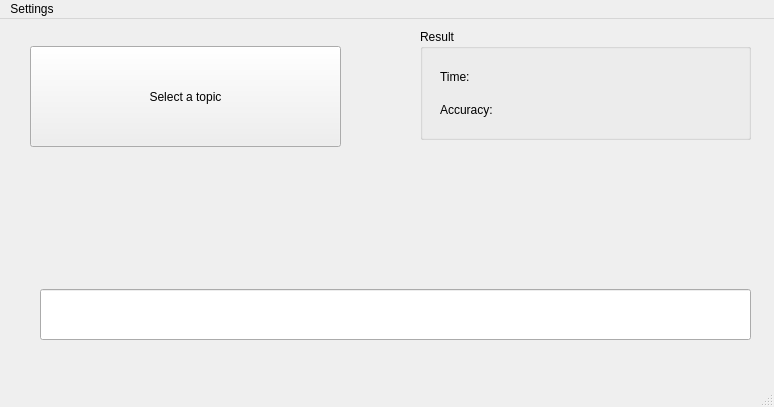
<?xml version="1.0" encoding="UTF-8"?>
<ui version="4.0">
 <class>MainWindow</class>
 <widget class="QMainWindow" name="MainWindow">
  <property name="geometry">
   <rect>
    <x>0</x>
    <y>0</y>
    <width>774</width>
    <height>407</height>
   </rect>
  </property>
  <property name="windowTitle">
   <string>Remington</string>
  </property>
  <widget class="QWidget" name="centralwidget">
   <widget class="QLabel" name="lblQuestion">
    <property name="geometry">
     <rect>
      <x>42</x>
      <y>170</y>
      <width>711</width>
      <height>20</height>
     </rect>
    </property>
    <property name="font">
     <font>
      <pointsize>18</pointsize>
     </font>
    </property>
    <property name="text">
     <string/>
    </property>
   </widget>
   <widget class="QLineEdit" name="lineAnswer">
    <property name="geometry">
     <rect>
      <x>40</x>
      <y>270</y>
      <width>711</width>
      <height>51</height>
     </rect>
    </property>
    <property name="font">
     <font>
      <pointsize>18</pointsize>
     </font>
    </property>
    <property name="focusPolicy">
     <enum>Qt::NoFocus</enum>
    </property>
   </widget>
   <widget class="QLabel" name="lblAnswer">
    <property name="enabled">
     <bool>false</bool>
    </property>
    <property name="geometry">
     <rect>
      <x>40</x>
      <y>220</y>
      <width>711</width>
      <height>20</height>
     </rect>
    </property>
    <property name="font">
     <font>
      <pointsize>18</pointsize>
     </font>
    </property>
    <property name="text">
     <string/>
    </property>
   </widget>
   <widget class="QGroupBox" name="groupBox">
    <property name="geometry">
     <rect>
      <x>420</x>
      <y>10</y>
      <width>331</width>
      <height>111</height>
     </rect>
    </property>
    <property name="title">
     <string>Result</string>
    </property>
    <widget class="QLabel" name="label_2">
     <property name="geometry">
      <rect>
       <x>20</x>
       <y>40</y>
       <width>41</width>
       <height>16</height>
      </rect>
     </property>
     <property name="text">
      <string>Time:</string>
     </property>
    </widget>
    <widget class="QLabel" name="label_3">
     <property name="geometry">
      <rect>
       <x>20</x>
       <y>73</y>
       <width>59</width>
       <height>16</height>
      </rect>
     </property>
     <property name="text">
      <string>Accuracy:</string>
     </property>
    </widget>
    <widget class="QLabel" name="lblTime">
     <property name="geometry">
      <rect>
       <x>110</x>
       <y>40</y>
       <width>191</width>
       <height>16</height>
      </rect>
     </property>
     <property name="text">
      <string/>
     </property>
    </widget>
    <widget class="QLabel" name="lblAccuracy">
     <property name="geometry">
      <rect>
       <x>110</x>
       <y>74</y>
       <width>191</width>
       <height>16</height>
      </rect>
     </property>
     <property name="text">
      <string/>
     </property>
    </widget>
   </widget>
   <widget class="QPushButton" name="btnStart">
    <property name="geometry">
     <rect>
      <x>30</x>
      <y>27</y>
      <width>311</width>
      <height>101</height>
     </rect>
    </property>
    <property name="focusPolicy">
     <enum>Qt::StrongFocus</enum>
    </property>
    <property name="text">
     <string>Select a topic</string>
    </property>
    <property name="default">
     <bool>false</bool>
    </property>
   </widget>
  </widget>
  <widget class="QStatusBar" name="statusbar"/>
  <widget class="QMenuBar" name="menubar">
   <property name="geometry">
    <rect>
     <x>0</x>
     <y>0</y>
     <width>774</width>
     <height>22</height>
    </rect>
   </property>
   <widget class="QMenu" name="menuSettings">
    <property name="title">
     <string>Settings</string>
    </property>
    <addaction name="actionQuestions"/>
   </widget>
   <addaction name="menuSettings"/>
  </widget>
  <action name="actionQuestions">
   <property name="text">
    <string>Questions</string>
   </property>
  </action>
  <action name="actionAddQuestion">
   <property name="text">
    <string>Add</string>
   </property>
  </action>
 </widget>
 <tabstops>
  <tabstop>btnStart</tabstop>
 </tabstops>
 <resources/>
 <connections>
  <connection>
   <sender>lineAnswer</sender>
   <signal>textChanged(QString)</signal>
   <receiver>MainWindow</receiver>
   <slot>changeAnswer()</slot>
   <hints>
    <hint type="sourcelabel">
     <x>96</x>
     <y>122</y>
    </hint>
    <hint type="destinationlabel">
     <x>119</x>
     <y>166</y>
    </hint>
   </hints>
  </connection>
  <connection>
   <sender>lineAnswer</sender>
   <signal>returnPressed()</signal>
   <receiver>MainWindow</receiver>
   <slot>endAnswer()</slot>
   <hints>
    <hint type="sourcelabel">
     <x>136</x>
     <y>112</y>
    </hint>
    <hint type="destinationlabel">
     <x>190</x>
     <y>144</y>
    </hint>
   </hints>
  </connection>
  <connection>
   <sender>btnStart</sender>
   <signal>clicked()</signal>
   <receiver>MainWindow</receiver>
   <slot>start()</slot>
   <hints>
    <hint type="sourcelabel">
     <x>405</x>
     <y>292</y>
    </hint>
    <hint type="destinationlabel">
     <x>396</x>
     <y>334</y>
    </hint>
   </hints>
  </connection>
  <connection>
   <sender>actionQuestions</sender>
   <signal>triggered()</signal>
   <receiver>MainWindow</receiver>
   <slot>openManQuestionDlg()</slot>
   <hints>
    <hint type="sourcelabel">
     <x>-1</x>
     <y>-1</y>
    </hint>
    <hint type="destinationlabel">
     <x>399</x>
     <y>299</y>
    </hint>
   </hints>
  </connection>
 </connections>
 <slots>
  <slot>endAnswer()</slot>
  <slot>changeAnswer()</slot>
  <slot>start()</slot>
  <slot>openManQuestionDlg()</slot>
  <slot>addQuestion()</slot>
 </slots>
</ui>
